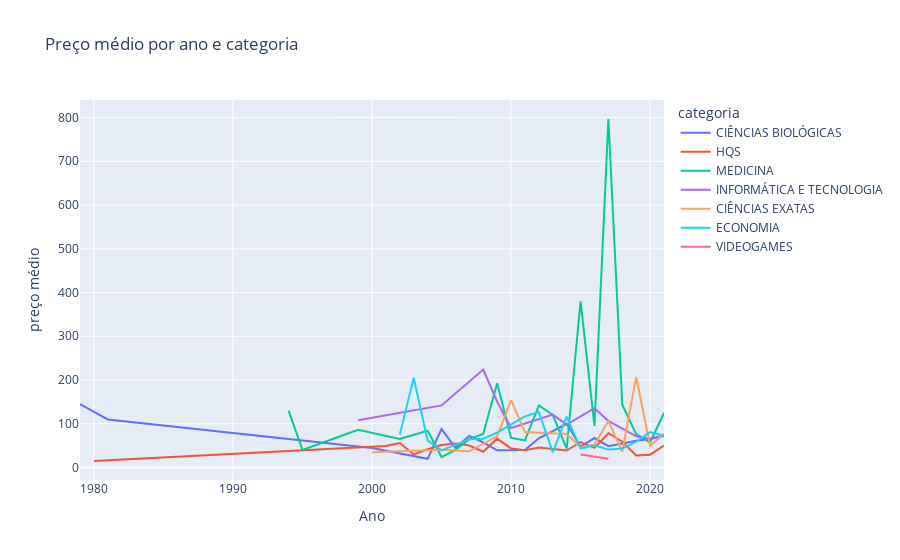

The cell this chart's notebook holds for it:
### Markdown cell above
### Não parece haver uma tendência

### Code cell
preco_medio_ano = df[df['categoria'].isin(cats)].groupby(by=['Ano','categoria'])['preço'].mean().reset_index(name='preço médio').rename(columns={'index':'Ano'})
fig = px.line(preco_medio_ano, x="Ano", y="preço médio", color='categoria', title='Preço médio por ano e categoria')
fig.show()

### Figure 1 — Plotly figure (JSON) as saved in the notebook; plotly's stock layout.template omitted (floating-point values rounded to 4 significant figures)
{"data": [{"hovertemplate": "categoria=CIÊNCIAS BIOLÓGICAS<br>Ano=%{x}<br>preço médio=%{y}<extra></extra>", "legendgroup": "CIÊNCIAS BIOLÓGICAS", "line": {"color": "#636efa", "dash": "solid"}, "mode": "lines", "name": "CIÊNCIAS BIOLÓGICAS", "orientation": "v", "showlegend": true, "type": "scatter", "x": [1979, 1981, 2000, 2004, 2005, 2006, 2007, 2008, 2009, 2011, 2012, 2014, 2015, 2016, 2017, 2019, 2020, 2021], "xaxis": "x", "y": [145, 109.9, 44.45, 19.9, 87.9, 44.9, 72, 57.4, 39.45, 39.9, 66.72, 99.9, 48, 67.4, 48.68, 60.95, 64.9, 72.26], "yaxis": "y"}, {"hovertemplate": "categoria=HQS<br>Ano=%{x}<br>preço médio=%{y}<extra></extra>", "legendgroup": "HQS", "line": {"color": "#EF553B", "dash": "solid"}, "mode": "lines", "name": "HQS", "orientation": "v", "showlegend": true, "type": "scatter", "x": [1980, 2001, 2002, 2003, 2004, 2005, 2006, 2007, 2008, 2009, 2010, 2011, 2012, 2013, 2014, 2015, 2016, 2017, 2018, 2019, 2020, 2021], "xaxis": "x", "y": [14.9, 49, 56, 29.9, 41.8, 51.6, 55.15, 50.27, 36, 65.97, 43.62, 39.62, 45.9, 41.68, 38.93, 58.3, 44.79, 78.34, 58.9, 27.44, 29.34, 49.95], "yaxis": "y"}, {"hovertemplate": "categoria=MEDICINA<br>Ano=%{x}<br>preço médio=%{y}<extra></extra>", "legendgroup": "MEDICINA", "line": {"color": "#00cc96", "dash": "solid"}, "mode": "lines", "name": "MEDICINA", "orientation": "v", "showlegend": true, "type": "scatter", "x": [1994, 1995, 1999, 2002, 2004, 2005, 2006, 2007, 2008, 2009, 2010, 2011, 2012, 2013, 2014, 2015, 2016, 2017, 2018, 2019, 2020, 2021], "xaxis": "x", "y": [129.9, 40, 86.4, 65, 83.97, 23.9, 40.5, 64.9, 76.5, 192.4, 67.83, 61.97, 141.7, 120.4, 42.95, 380, 95.22, 796.6, 143.4, 76.12, 57.66, 125.0], "yaxis": "y"}, {"hovertemplate": "categoria=INFORMÁTICA E TECNOLOGIA<br>Ano=%{x}<br>preço médio=%{y}<extra></extra>", "legendgroup": "INFORMÁTICA E TECNOLOGIA", "line": {"color": "#ab63fa", "dash": "solid"}, "mode": "lines", "name": "INFORMÁTICA E TECNOLOGIA", "orientation": "v", "showlegend": true, "type": "scatter", "x": [1999, 2005, 2008, 2009, 2010, 2013, 2014, 2016, 2017, 2019, 2020, 2021], "xaxis": "x", "y": [108, 141.9, 224, 150.5, 90.5, 121.0, 98, 135.7, 106.5, 71.15, 65.9, 73.84], "yaxis": "y"}, {"hovertemplate": "categoria=CIÊNCIAS EXATAS<br>Ano=%{x}<br>preço médio=%{y}<extra></extra>", "legendgroup": "CIÊNCIAS EXATAS", "line": {"color": "#FFA15A", "dash": "solid"}, "mode": "lines", "name": "CIÊNCIAS EXATAS", "orientation": "v", "showlegend": true, "type": "scatter", "x": [2000, 2005, 2007, 2009, 2010, 2011, 2014, 2015, 2016, 2017, 2018, 2019, 2020, 2021], "xaxis": "x", "y": [34.9, 40.5, 37, 71.4, 153.9, 81, 76.45, 46.4, 51.95, 106.6, 35.93, 206.9, 49.71, 77.29], "yaxis": "y"}, {"hovertemplate": "categoria=ECONOMIA<br>Ano=%{x}<br>preço médio=%{y}<extra></extra>", "legendgroup": "ECONOMIA", "line": {"color": "#19d3f3", "dash": "solid"}, "mode": "lines", "name": "ECONOMIA", "orientation": "v", "showlegend": true, "type": "scatter", "x": [2002, 2003, 2004, 2005, 2007, 2008, 2009, 2011, 2012, 2013, 2014, 2015, 2016, 2017, 2018, 2019, 2020, 2021], "xaxis": "x", "y": [75.2, 205, 62.2, 39, 64.9, 65.95, 79.9, 117, 127, 34.9, 116.3, 43.31, 50.9, 40.97, 43.38, 58.95, 80.93, 72.29], "yaxis": "y"}, {"hovertemplate": "categoria=VIDEOGAMES<br>Ano=%{x}<br>preço médio=%{y}<extra></extra>", "legendgroup": "VIDEOGAMES", "line": {"color": "#FF6692", "dash": "solid"}, "mode": "lines", "name": "VIDEOGAMES", "orientation": "v", "showlegend": true, "type": "scatter", "x": [2015, 2017], "xaxis": "x", "y": [29.9, 19.95], "yaxis": "y"}], "layout": {"legend": {"title": {"text": "categoria"}, "tracegroupgap": 0}, "title": {"text": "Preço médio por ano e categoria"}, "xaxis": {"anchor": "y", "domain": [0, 1], "title": {"text": "Ano"}}, "yaxis": {"anchor": "x", "domain": [0, 1], "title": {"text": "preço médio"}}}}
